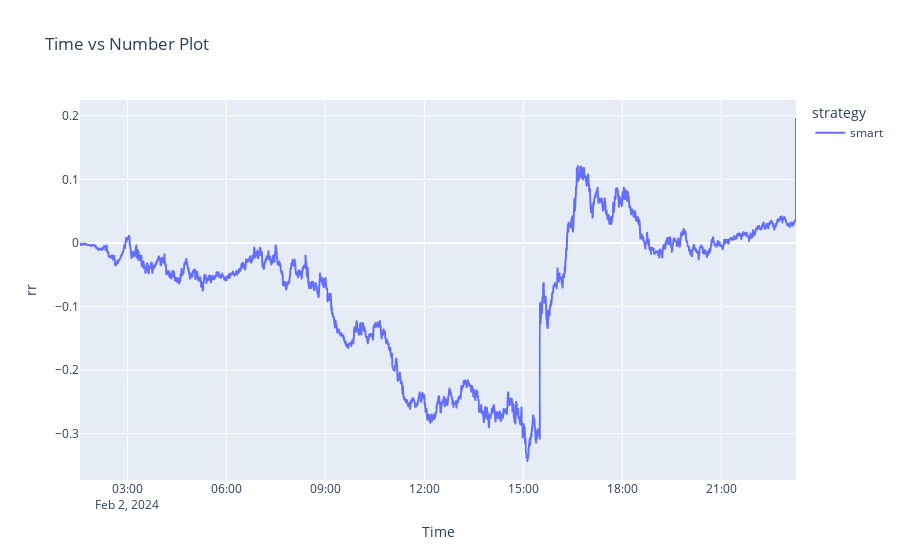

Notebook code cell kept with this figure:
### Code cell
# Create the plot
fig = px.line(df, x='Time', y='rr', color='strategy', title='Time vs Number Plot')

# Show the plot
fig.show()

### Figure 1 — Plotly figure (JSON) as saved in the notebook; plotly's stock layout.template omitted (floating-point values rounded to 4 significant figures; data arrays with more than 128 entries replaced by an {"elided": "..."} marker saying what was removed)
{"data": [{"hovertemplate": "strategy=smart<br>Time=%{x}<br>rr=%{y}<extra></extra>", "legendgroup": "smart", "line": {"color": "#636efa", "dash": "solid"}, "marker": {"symbol": "circle"}, "mode": "lines", "name": "smart", "showlegend": true, "type": "scattergl", "x": {"elided": "2549 str values"}, "xaxis": "x", "y": {"elided": "2549 float values"}, "yaxis": "y"}], "layout": {"legend": {"title": {"text": "strategy"}, "tracegroupgap": 0}, "title": {"text": "Time vs Number Plot"}, "xaxis": {"anchor": "y", "domain": [0, 1], "title": {"text": "Time"}}, "yaxis": {"anchor": "x", "domain": [0, 1], "title": {"text": "rr"}}}}
